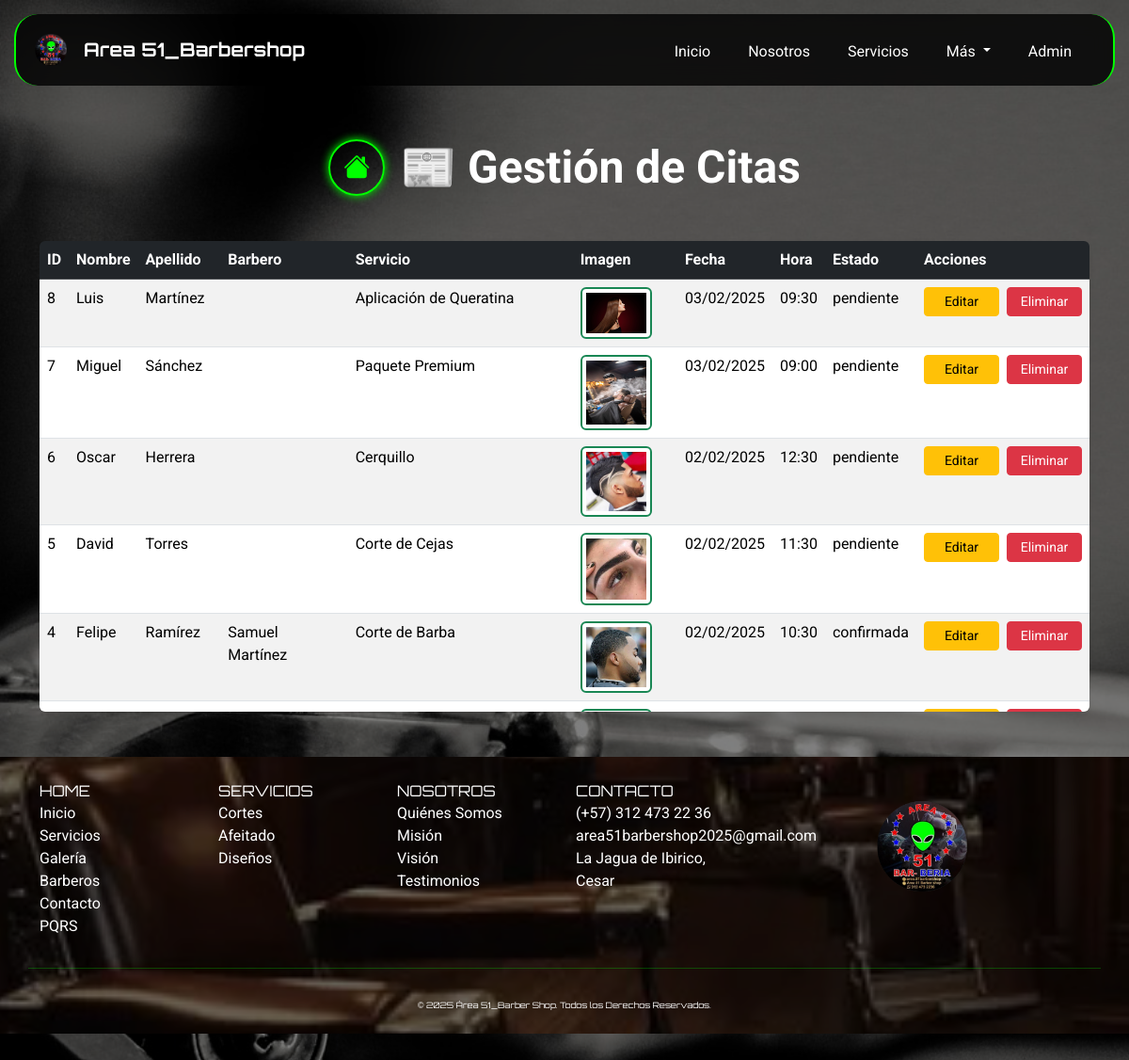
Screenshot of /index.php?page=citas (signed in) with the database file from the repository.
### tables this page shows
CREATE TABLE `citas` (
  `id_cita` int(11) NOT NULL,
  `id_cliente` int(11) NOT NULL,
  `id_barbero` int(11) NOT NULL,
  `id_servicio` int(11) NOT NULL,
  `img_servicio` varchar(255) DEFAULT NULL,
  `fecha_cita` date NOT NULL,
  `hora_cita` time NOT NULL,
  `estado` enum('pendiente','confirmada','cancelada','realizada') DEFAULT 'pendiente',
  `fecha_creacion` timestamp NOT NULL DEFAULT current_timestamp()
);

CREATE TABLE `clientes` (
  `id_cliente` int(11) NOT NULL,
  `nombre` varchar(100) NOT NULL,
  `apellido` varchar(100) NOT NULL,
  `telefono` varchar(20) DEFAULT NULL,
  `correo` varchar(150) DEFAULT NULL,
  `fecha_registro` timestamp NOT NULL DEFAULT current_timestamp()
);

CREATE TABLE `servicios` (
  `id_servicio` int(11) NOT NULL,
  `img_servicio` varchar(255) DEFAULT NULL,
  `nombre` varchar(100) NOT NULL,
  `descripcion` text DEFAULT NULL,
  `precio` decimal(10,2) DEFAULT NULL,
  `observacion` varchar(255) DEFAULT NULL
);

CREATE TABLE `barberos` (
  `id_barbero` int(11) NOT NULL,
  `img_barberos` varchar(255) DEFAULT NULL,
  `nombre` varchar(100) NOT NULL,
  `especialidad` varchar(500) NOT NULL,
  `telefono` varchar(20) DEFAULT NULL,
  `email` varchar(100) DEFAULT NULL,
  `fecha_contratacion` date DEFAULT NULL
);

### app/controllers/CitasController.php (called while the page is built, shortened)
<?php
require_once __DIR__ . '/../models/Cita.php';
class CitasController {
    private $citas;
    public function __construct($db) {
        $this->citas = new Citas($db);
    }
    public function listarCitas() {
        return $this->citas->listar();
    }
}

### app/models/Cita.php (called while the page is built, shortened)
<?php
class Citas {
    private $db;
    public function __construct($db) {
        $this->db = $db;
    }
    public function listar() {
        $stmt = $this->db->prepare("
            SELECT
                c.id_cita,
                cli.nombre AS nombre_cliente,
                cli.apellido AS apellido_cliente,
                b.nombre AS barbero,
                s.nombre AS servicio,
                s.img_servicio AS servicio_imagen,
                c.fecha_cita,
                c.hora_cita,
                c.estado
            FROM citas c
            LEFT JOIN clientes cli ON c.id_cliente = cli.id_cliente
            LEFT JOIN barberos b ON c.id_barbero = b.id_barbero
            LEFT JOIN servicios s ON c.id_servicio = s.id_servicio
            ORDER BY c.fecha_cita DESC, c.hora_cita DESC
        ");
        $stmt->execute();
        return $stmt->fetchAll(PDO::FETCH_ASSOC);
    }
}

### app/views/citas/citas.php (the view, shortened to what this page needs)
<?php
require_once __DIR__ . '/../../controllers/CitasController.php';
$citasController = new CitasController($db);
$citas = $citasController->listarCitas();
?>
<body>
    <div class="container py-5" style="margin-top:100px;">
        <div class="d-flex flex-column flex-md-row align-items-center justify-content-center gap-3 mb-5 text-center text-md-start">
            <a href="index.php?page=panel" class="btn btn-neon d-flex justify-content-center align-items-center rounded-circle mb-3 mb-md-0" style="width: 60px; height: 60px;">
                <i class="bi bi-house-fill fs-3"></i>
            </a>
            <h1 class="fw-bold display-5 text-white mb-0">📰 Gestión de Citas</h1>
        </div>
        <div class="table-wrapper rounded shadow-sm" style="max-height:500px; overflow-y:auto;">
            <table class="table table-striped table-hover mb-0">
                <thead class="table-dark">
                    <tr style="position: sticky; top: 0; z-index: 1;">
                        <th>ID</th>
                        <th>Nombre</th>
                        <th>Apellido</th>
                        <th>Barbero</th>
                        <th>Servicio</th>
                        <th>Imagen</th>
                        <th>Fecha</th>
                        <th>Hora</th>
                        <th>Estado</th>
                        <th>Acciones</th>
                    </tr>
                </thead>
                <tbody>
                    <?php if(is_array($citas) && count($citas) > 0): ?>
                        <?php foreach($citas as $c): ?>
                            <tr>
                                <td><?= $c['id_cita'] ?></td>
                                <td><?= htmlspecialchars($c['nombre_cliente']) ?></td>
                                <td><?= htmlspecialchars($c['apellido_cliente']) ?></td>
                                <td><?= htmlspecialchars($c['barbero']) ?></td>
                                <td><?= htmlspecialchars($c['servicio']) ?></td>
                                <td>
                                    <?php if(!empty($c['servicio_imagen'])): ?>
                                        <img src="app/uploads/servicios/<?= htmlspecialchars($c['servicio_imagen']) ?>"
                                            alt="<?= htmlspecialchars($c['servicio']) ?>"
                                            class="img-thumbnail border-success"
                                            style="max-width: 100px; max-height: 80px; border: 2px solid #28a745;">
                                    <?php else: ?>
                                        <span class="text-muted">Sin imagen</span>
                                    <?php endif; ?>
                                </td>
                                <td><?= htmlspecialchars(date('d/m/Y', strtotime($c['fecha_cita']))) ?></td>
                                <td><?= htmlspecialchars(date('H:i', strtotime($c['hora_cita']))) ?></td>
                                <td><?= htmlspecialchars($c['estado']) ?></td>
                                <td>
                                    <div class="d-flex gap-2">
                                        <a href="index.php?page=editar_cita&id=<?= $c['id_cita'] ?>" class="btn btn-warning btn-sm" style="width:80px;">Editar</a>
                                        <a href="index.php?page=eliminar_cita&id=<?= $c['id_cita'] ?>" class="btn btn-danger btn-sm" onclick="return confirm('¿Cancelar esta cita?')" style="width:80px;">Eliminar</a>
                                    </div>
                                </td>
                            </tr>
                        <?php endforeach; ?>
                    <?php else: ?>
                        <tr>
                            <td colspan="10" class="text-center">No hay citas registradas</td>
                        </tr>
                    <?php endif; ?>
                </tbody>
            </table>
        </div>
    </div>
<main>

### app/views/plantillas/header.php (shortened to what this page needs)
<!DOCTYPE html>
<html lang="es">
<head>
    <link href="https://cdn.jsdelivr.net/npm/bootstrap@5.3.3/dist/css/bootstrap.min.css" rel="stylesheet">
    <link rel="stylesheet" href="https://cdnjs.cloudflare.com/ajax/libs/font-awesome/6.0.0-beta3/css/all.min.css">
    <link rel="stylesheet" href="https://cdn.jsdelivr.net/npm/bootstrap-icons@1.11.1/font/bootstrap-icons.css">
    <link rel="stylesheet" href="public/css/style.css">
</head>
<body>
    <nav class="navbar navbar-expand-lg bg-body-tertiary fixed-top" style="margin: 15px;border-radius: 25px;
        border-inline: 2px solid #00ff00;">
        <div class="container-fluid">
            <a class="navbar-brand">
                <img src="public/img/logo.png" alt="Logo Área51_Barbería" class="img-fluid text-white" style="height: 50px;width: 50px;">
                <strong class="text-white">Area 51_Barbershop</strong>
            </a>
            <div class="collapse navbar-collapse" id="navbarNavDropdown">
                <ul class="navbar-nav ms-auto">
                    <li class="nav-item me-4">
                        <a class="nav-link text-white" href="index.php?page=home#inicio">Inicio</a>
                    </li>
                    <li class="nav-item me-4">
                        <a class="nav-link text-white" href="index.php?page=home#nosotros">Nosotros</a>
                    </li>
                    <li class="nav-item me-4">
                        <a class="nav-link text-white" href="index.php?page=home#servicios">Servicios</a>
                    </li>
                    <li class="nav-item dropdown me-4">
                        <a class="nav-link dropdown-toggle text-white" role="button" data-bs-toggle="dropdown"
                            aria-expanded="false">
                            Más
                        </a>
                    </li>
                    <li class="nav-item me-4">
                        <a class="nav-link text-white" href="index.php?page=login">Admin</a>
                    </li>
                </ul>
            </div>
        </div>
    </nav>
    <main>

### index.php (shortened to what this page needs)
<?php
require_once __DIR__ . '/config/database.php';
require_once __DIR__ . '/app/models/Cita.php';
require_once __DIR__ . '/app/models/Dashboard.php';
require_once __DIR__ . '/app/controllers/CitasController.php';
require_once __DIR__ . '/app/controllers/BarberoController.php';
$page = $_GET['page'] ?? 'home';
include __DIR__ . '/app/views/plantillas/header.php';
switch ($page) {
    case 'citas':
        require_once __DIR__ . '/app/views/citas/citas.php';
        break;
}
include __DIR__ . '/app/views/plantillas/footer.php';

### app/views/plantillas/footer.php (shortened to what this page needs)
    <footer class="py-4 footer" style=" color: white;">
        <div class="container">
            <div class="row text-center text-md-start">
                <div class="col-md-2 mb-3">
                    <p class="navbar-brand mb-0">HOME</p>
                    <ul class="list-unstyled">
                        <li><a href="index.php?page=home#inicio" style="color: white; text-decoration: none;">Inicio</a></li>
                        <li><a href="index.php?page=home#servicios" style="color: white; text-decoration: none;">Servicios</a></li>
                        <li><a href="index.php?page=home#galeria" style="color: white; text-decoration: none;">Galería</a></li>
                        <li><a href="index.php?page=home#barberos" style="color: white; text-decoration: none;">Barberos</a></li>
                        <li><a href="index.php?page=home#contacto" style="color: white; text-decoration: none;">Contacto</a></li>
                        <li><a href="index.php?page=crear_pqrs" style="color: white; text-decoration: none;">PQRS</a></li>
                    </ul>
                </div>
                <div class="col-md-2 mb-3">
                    <p class="navbar-brand mb-0">SERVICIOS</p>
                    <ul class="list-unstyled">
                        <li><a href="index.php?page=home#servicios" style="color: white; text-decoration: none;">Cortes</a></li>
                        <li><a href="index.php?page=home#servicios" style="color: white; text-decoration: none;">Afeitado</a></li>
                        <li><a href="index.php?page=home#servicios" style="color: white; text-decoration: none;">Diseños</a></li>
                    </ul>
                </div>
                <div class="col-md-2 mb-3">
                    <p class="navbar-brand mb-0">NOSOTROS</p>
                    <ul class="list-unstyled">
                        <li><a href="index.php?page=home#nosotros" style="color: white; text-decoration: none;">Quiénes Somos</a></li>
                        <li><a href="index.php?page=home#nosotros" style="color: white; text-decoration: none;">Misión</a></li>
                        <li><a href="index.php?page=home#nosotros" style="color: white; text-decoration: none;">Visión</a></li>
                        <li><a href="index.php?page=home#testimonios" style="color: white; text-decoration: none;">Testimonios</a></li>
                    </ul>
                </div>
                <div class="col-md-2 mb-3">
                    <p class="navbar-brand mb-0">CONTACTO</p>
                    <ul class="list-unstyled">
                        <li><a href="tel:+57 312 292 30 91" style="color: white; text-decoration: none;">(+57) 312 473
                                22 36</a></li>
                        <li><a href="https://mail.google.com/mail/?view=cm&fs=1&to=area51barbershop2025@gmail.com"
                                target="_blank"
                                style="color: white; text-decoration: none;">area51barbershop2025@gmail.com</a></li>
                        <li><a style="color: white; text-decoration: none;">La Jagua de Ibirico, Cesar</a></li>
                    </ul>
                </div>
                <div class="col-md-4 mb-3 text-center">
                    <img src="public/img/logo.png" alt="Área 51_Barber Shop"
                        style="width: 40%; height: inherit; margin-bottom: 15px;">
                </div>
                <hr style="border-top: 1px solid #00ff00;">
                <div class="text-center mt-3">
                    <p class="navbar-brand mb-0" style="justify-content: center;font-size: 0.55rem;">
                        &copy; 2025 Área 51_Barber Shop. Todos los Derechos Reservados.</p>
                </div>
            </div>
    </footer>
</body>
</html>

### public/css/style.css (style rules this page uses)
body { background-image: url(../img/fondo_body.jpg); min-height: 100vh; background-size: cover; background-position: center; background-repeat: no-repeat; background-attachment: fixed; position: relative; font-family: 'Roboto', sans-serif; background-color: #000; color: #fff; margin: 0; padding: 0; width: 100%; align-items: center; justify-content: center; }
body::before { content: ''; position: fixed; top: 0; left: 0; width: 100%; height: 100%; background-color: rgba(0, 0, 0, 0.5); z-index: -1; }
html { scroll-behavior: smooth; width: 100%; }
.navbar { background-color: rgba(0, 0, 0, 0.8) !important; backdrop-filter: blur(10px); }
.navbar-brand { font-family: 'Orbitron', sans-serif; display: flex; align-items: center; }
.navbar-brand img { width: 40px; height: 40px; margin-right: 10px; }
.navbar-nav .nav-link { position: relative; padding-bottom: 5px }
.btn-neon { color: #00ff00; border: 2px solid #00ff00; background-color: transparent; box-shadow: 0 0 10px #00ff00; transition: all 0.3s ease; }
.footer { background-image: url(../img/misión.jpg); background-size: cover; background-position: center; background-repeat: no-repeat; background-attachment: fixed; position: relative; font-family: 'Roboto', sans-serif; color: #fff; margin: 0; padding: 0; width: 100%; display: flex; align-items: center; justify-content: center; min-height: 200px; z-index: 1; }
.footer::before { content: ""; position: absolute; top: 0; left: 0; width: 100%; height: 100%; background: rgba(0, 0, 0, 0.6); z-index: 0; }
.footer * { position: relative; z-index: 1; }
img { height: 80%; width: 80%; transition: transform 0.3s ease; }

### rows the page displays
citas: id_cita "8", id_cliente.nombre "Luis", id_cliente.apellido "Martínez", id_servicio.nombre "Aplicación de Queratina", id_servicio.img_servicio (picture), fecha_cita "03/02/2025", hora_cita "09:30", estado "pendiente"
citas: id_cita "7", id_cliente.nombre "Miguel", id_cliente.apellido "Sánchez", id_servicio.nombre "Paquete Premium", id_servicio.img_servicio (picture), fecha_cita "03/02/2025", hora_cita "09:00", estado "pendiente"
citas: id_cita "6", id_cliente.nombre "Oscar", id_cliente.apellido "Herrera", id_servicio.nombre "Cerquillo", id_servicio.img_servicio (picture), fecha_cita "02/02/2025", hora_cita "12:30", estado "pendiente"
citas: id_cita "5", id_cliente.nombre "David", id_cliente.apellido "Torres", id_servicio.nombre "Corte de Cejas", id_servicio.img_servicio (picture), fecha_cita "02/02/2025", hora_cita "11:30", estado "pendiente"
citas: id_cita "4", id_cliente.nombre "Felipe", id_cliente.apellido "Ramírez", id_barbero.nombre "Samuel Martínez", id_servicio.nombre "Corte de Barba", id_servicio.img_servicio (picture), fecha_cita "02/02/2025", hora_cita "10:30", estado "confirmada"
citas: id_servicio.img_servicio (picture)
